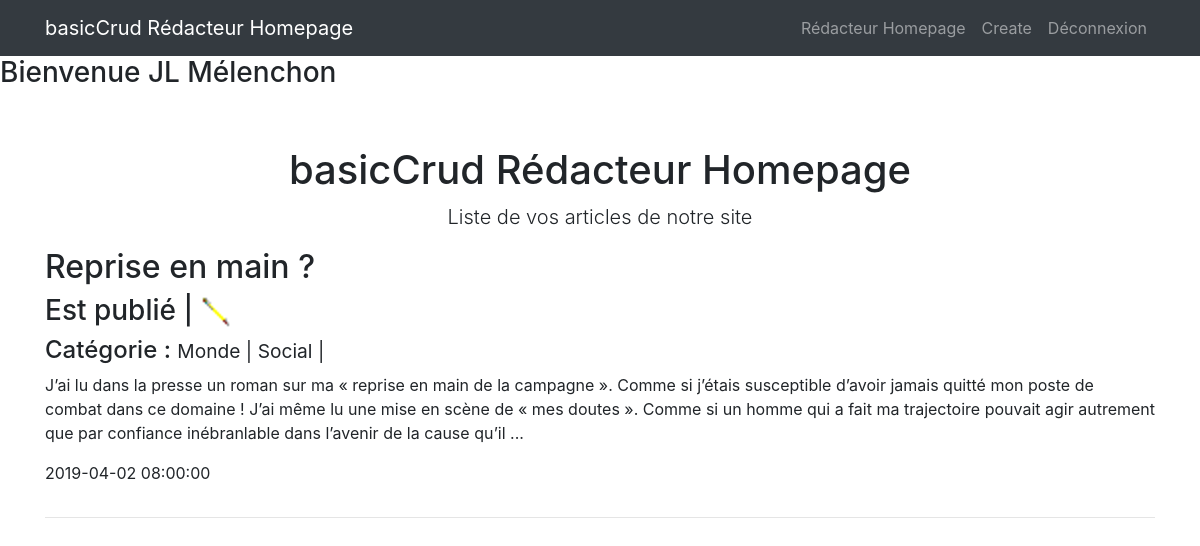
/ (signed in), run on the app's committed database.
### tables this page shows
CREATE TABLE IF NOT EXISTS `article` (
  `idarticle` INT UNSIGNED NOT NULL AUTO_INCREMENT,
  `thetitle` VARCHAR(160) NOT NULL,
  `thetext` TEXT NOT NULL,
  `thedate` DATETIME NULL DEFAULT CURRENT_TIMESTAMP,
  `thevisibility` TINYINT UNSIGNED NULL DEFAULT 0 COMMENT '0 => invisible\n1 => validé (donc visible)\n2 => refusé',
  `users_idusers` INT UNSIGNED NOT NULL,
  PRIMARY KEY (`idarticle`),
  INDEX `fk_article_users1_idx` (`users_idusers` ASC),
  CONSTRAINT `fk_article_users1`
    FOREIGN KEY (`users_idusers`)
    REFERENCES `users` (`idusers`)
    ON DELETE NO ACTION
    ON UPDATE NO ACTION);

### model/articleModel.php (called while the page is built, shortened)
<?php
function recupArticleRedac(mysqli $db, int $idusers){
    $idusers = (int)$idusers;
    $sql="SELECT a.idarticle, a.thetitle,LEFT(a.thetext,350) AS thetext, a.thedate, a.thevisibility,
       GROUP_CONCAT(r.idrubrique ORDER BY r.theintitule) AS idrubrique,
       GROUP_CONCAT(r.theintitule ORDER BY r.theintitule SEPARATOR '|@|') AS theintitule
	FROM article a
    LEFT JOIN article_has_rubrique h
		ON h.article_idarticle = a.idarticle
    LEFT JOIN rubrique r
		ON h.rubrique_idrubrique = r.idrubrique
	WHERE a.users_idusers = $idusers
    GROUP BY a.idarticle
    ORDER BY a.thedate DESC
;";
    $recup = mysqli_query($db,$sql);
    if(mysqli_num_rows($recup)){
        return mysqli_fetch_all($recup, MYSQLI_ASSOC);
    }else{
        return false;
    }
}

### view/redacHomepageView.php (the view, shortened to what this page needs)
<!DOCTYPE html>
<html lang="en">
<head>
    <link href="css/bootstrap.min.css" rel="stylesheet">
</head>
<body>
    <?php
    include "redacMainMenuView.php";
    ?>
<h3>Bienvenue <?= $_SESSION['thename'] ?></h3>
<div class="container">
    <div class="row">
        <div class="col-lg-12 text-center">
            <h1 class="mt-5">basicCrud Rédacteur Homepage</h1>
            <p class="lead">Liste de vos articles de notre site</p>
        </div>
    </div>
    <?php
    if($articles===false){
        ?>
        <div class="row">
            <div class="col-lg-12 text-center">
                <hr>
                <h2>Pas encore d'articles</h2>
                <h3>Vous n'avez pas encore écris d'article</h3>
                <hr>
            </div>
        </div>
        <?php
    }else {
        foreach ($articles AS $itemArticle) {
            if(is_null($itemArticle['idrubrique'])){
                $idrubrique="";
            }else {
                $idrubrique = explode(',', $itemArticle['idrubrique']);
                $theintitule = explode('|@|',$itemArticle['theintitule']);
            }
            ?>
            <div class="row">
                <div class="col-lg-12 text-left">
                    <h2><?= $itemArticle['thetitle'] ?></h2>
                    <h3><?php if($itemArticle['thevisibility']==1) {
                        echo "Est publié";
                        }else{
                        echo "est en attente de publication";
                        }?> | <a href="?update=<?= $itemArticle['idarticle'] ?>"><img src="img/update.png" alt="Modifier" title="Modifier"/></a> </h3>
                    <h4>Catégorie : <small><?php
                            if(empty($idrubrique)){
                                ?>
                                Cet article n'est dans aucune catégorie
                                <?php
                            }else{
                                foreach($theintitule as $clef => $intitule){
                                    ?>
                                    <?=$intitule?> |
                                    <?php
                                }
                            }
                            ?></small></h4>
                    <p><?php
                        $position_last_space = strrpos($itemArticle['thetext'],' ');
                        echo substr(html_entity_decode($itemArticle['thetext']),0,$position_last_space);
                        ?> ... </p>
                    <p><?= $itemArticle['thedate'] ?></p>
                </div>
            </div>
            <hr>
            <?php
        }
    }
    ?>
</div>
</body>
</html>

### data on the page
article: thetitle "Reprise en main ?", thevisibility "Est publié", intitule "Monde", intitule "Social", thetext "J’ai lu dans la presse un roman sur ma « reprise en main de la campagne ». Comme si j’étais susceptible d’avoir jamais quitté mon poste de combat dans ce domaine ! J’ai même lu une mise en scène de « mes doutes ». Comme si un homme qui a fait ma trajectoire pouvait agir autrement que par confiance inébranlable dans l’avenir de la cause qu’il", thedate "2019-04-02 08:00:00"

### other printed values
$_SESSION['thename'] "JL Mélenchon"
